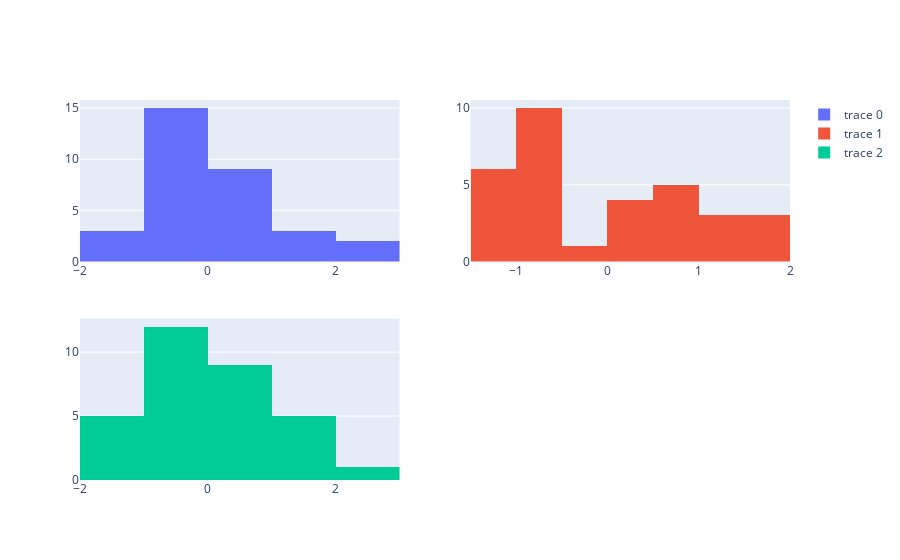

Notebook cell for this chart:
### Markdown cell above
**Now lets try with subplots**

### Code cell
from plotly.subplots import make_subplots
fig = make_subplots(rows=2, cols=2)
fig.add_trace(go.Histogram(x=cars_std_df['mpg'], ), row=1, col=1)
fig.add_trace(go.Histogram(x=cars_std_df['disp']), row=1, col=2)
fig.add_trace(go.Histogram(x=cars_std_df['hp']), row=2, col=1)
fig.show()

### Figure 1 — Plotly figure (JSON) as saved in the notebook; plotly's stock layout.template omitted (floating-point values rounded to 4 significant figures)
{"data": [{"type": "histogram", "x": [0.1533, 0.1533, 0.4567, 0.2207, -0.2344, -0.3356, -0.9762, 0.7265, 0.4567, -0.1501, -0.3861, -0.6222, -0.4704, -0.8244, -1.634, -1.634, -0.9087, 2.075, 1.738, 2.328, 0.2376, -0.7739, -0.8244, -1.145, -0.1501, 1.215, 0.9962, 1.738, -0.7233, -0.06585, -0.8582, 0.2207], "xaxis": "x", "yaxis": "y"}, {"type": "histogram", "x": [-0.5798, -0.5798, -1.006, 0.2236, 1.06, -0.04691, 1.06, -0.6888, -0.7371, -0.5174, -0.5174, 0.3695, 0.3695, 0.3695, 1.978, 1.88, 1.716, -1.246, -1.271, -1.309, -0.9068, 0.7155, 0.6007, 0.9778, 1.388, -1.244, -0.9052, -1.112, 0.986, -0.7027, 0.5761, -0.8995], "xaxis": "x2", "yaxis": "y2"}, {"type": "histogram", "x": [-0.5437, -0.5437, -0.7956, -0.5437, 0.4195, -0.6177, 1.457, -1.255, -0.7659, -0.351, -0.351, 0.4936, 0.4936, 0.4936, 0.8641, 1.012, 1.235, -1.196, -1.403, -1.21, -0.7363, 0.04909, 0.04909, 1.457, 0.4195, -1.196, -0.8252, -0.4992, 1.738, 0.4195, 2.791, -0.5585], "xaxis": "x3", "yaxis": "y3"}], "layout": {"xaxis": {"anchor": "y", "domain": [0, 0.45]}, "xaxis2": {"anchor": "y2", "domain": [0.55, 1]}, "xaxis3": {"anchor": "y3", "domain": [0, 0.45]}, "xaxis4": {"anchor": "y4", "domain": [0.55, 1]}, "yaxis": {"anchor": "x", "domain": [0.575, 1]}, "yaxis2": {"anchor": "x2", "domain": [0.575, 1]}, "yaxis3": {"anchor": "x3", "domain": [0, 0.425]}, "yaxis4": {"anchor": "x4", "domain": [0, 0.425]}}}
